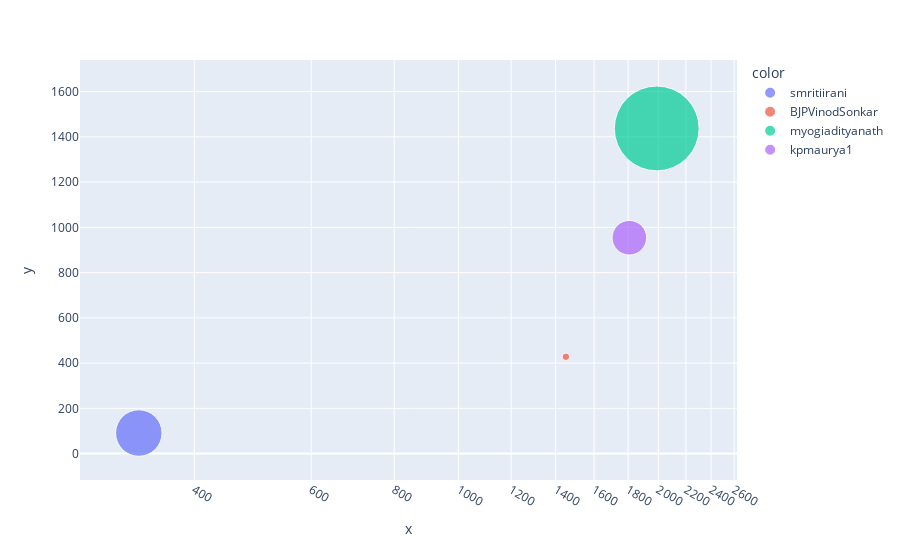

This figure's notebook cell:
### Code cell
# x - followers y - mean_retweets z - 1_1 count
fig = px.scatter(x=x, y=y,size=z,  
                 color=['smritiirani','BJPVinodSonkar','myogiadityanath','kpmaurya1'],
                 hover_name=['smritiirani','BJPVinodSonkar','myogiadityanath','kpmaurya1'],log_x=True, size_max=60)
fig.show()

### Figure 1 — Plotly figure (JSON) as saved in the notebook; plotly's stock layout.template omitted (floating-point values rounded to 4 significant figures)
{"data": [{"hovertemplate": "<b>%{hovertext}</b><br><br>color=smritiirani<br>x=%{x}<br>y=%{y}<br>size=%{marker.size}<extra></extra>", "hovertext": ["smritiirani"], "legendgroup": "smritiirani", "marker": {"color": "#636efa", "size": [1849], "sizemode": "area", "sizeref": 1.713, "symbol": "circle"}, "mode": "markers", "name": "smritiirani", "orientation": "v", "showlegend": true, "type": "scatter", "x": [330], "xaxis": "x", "y": [91], "yaxis": "y"}, {"hovertemplate": "<b>%{hovertext}</b><br><br>color=BJPVinodSonkar<br>x=%{x}<br>y=%{y}<br>size=%{marker.size}<extra></extra>", "hovertext": ["BJPVinodSonkar"], "legendgroup": "BJPVinodSonkar", "marker": {"color": "#EF553B", "size": [48.25], "sizemode": "area", "sizeref": 1.713, "symbol": "circle"}, "mode": "markers", "name": "BJPVinodSonkar", "orientation": "v", "showlegend": true, "type": "scatter", "x": [1451], "xaxis": "x", "y": [428], "yaxis": "y"}, {"hovertemplate": "<b>%{hovertext}</b><br><br>color=myogiadityanath<br>x=%{x}<br>y=%{y}<br>size=%{marker.size}<extra></extra>", "hovertext": ["myogiadityanath"], "legendgroup": "myogiadityanath", "marker": {"color": "#00cc96", "size": [6168], "sizemode": "area", "sizeref": 1.713, "symbol": "circle"}, "mode": "markers", "name": "myogiadityanath", "orientation": "v", "showlegend": true, "type": "scatter", "x": [1988], "xaxis": "x", "y": [1437], "yaxis": "y"}, {"hovertemplate": "<b>%{hovertext}</b><br><br>color=kpmaurya1<br>x=%{x}<br>y=%{y}<br>size=%{marker.size}<extra></extra>", "hovertext": ["kpmaurya1"], "legendgroup": "kpmaurya1", "marker": {"color": "#ab63fa", "size": [1027.0], "sizemode": "area", "sizeref": 1.713, "symbol": "circle"}, "mode": "markers", "name": "kpmaurya1", "orientation": "v", "showlegend": true, "type": "scatter", "x": [1808], "xaxis": "x", "y": [954], "yaxis": "y"}], "layout": {"legend": {"itemsizing": "constant", "title": {"text": "color"}, "tracegroupgap": 0}, "margin": {"t": 60}, "xaxis": {"anchor": "y", "domain": [0, 1], "title": {"text": "x"}, "type": "log"}, "yaxis": {"anchor": "x", "domain": [0, 1], "title": {"text": "y"}}}}
